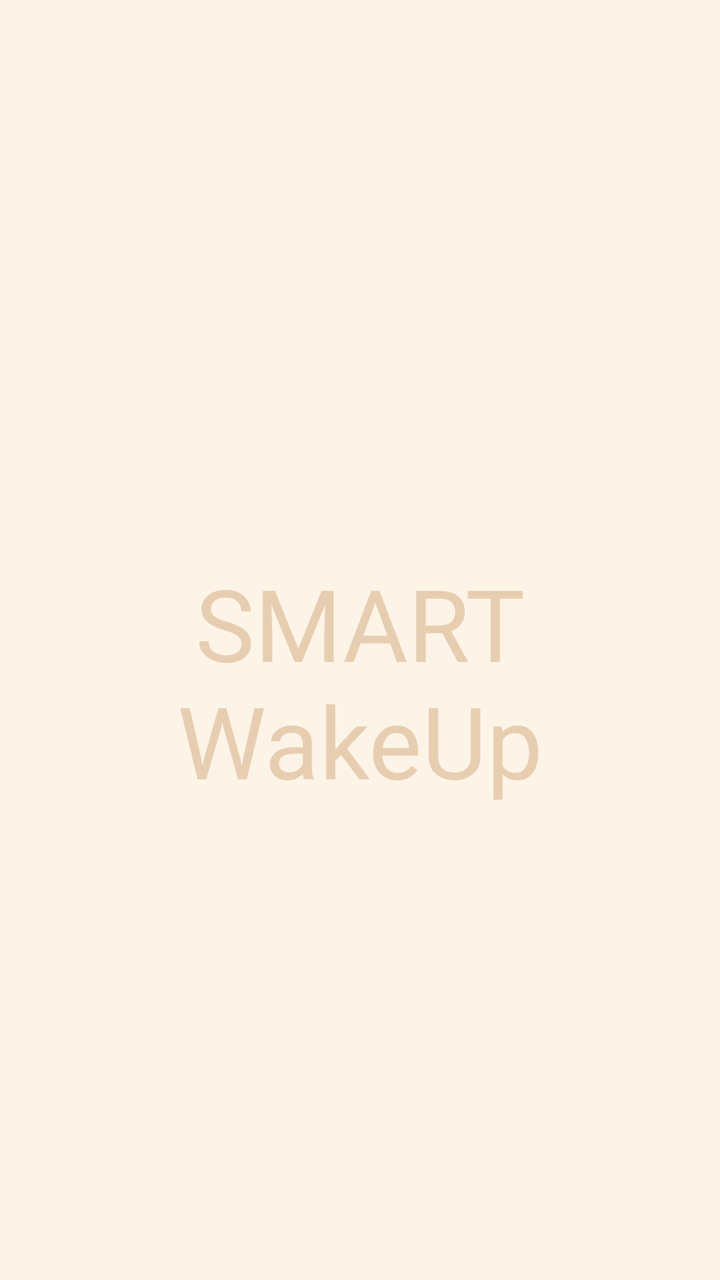
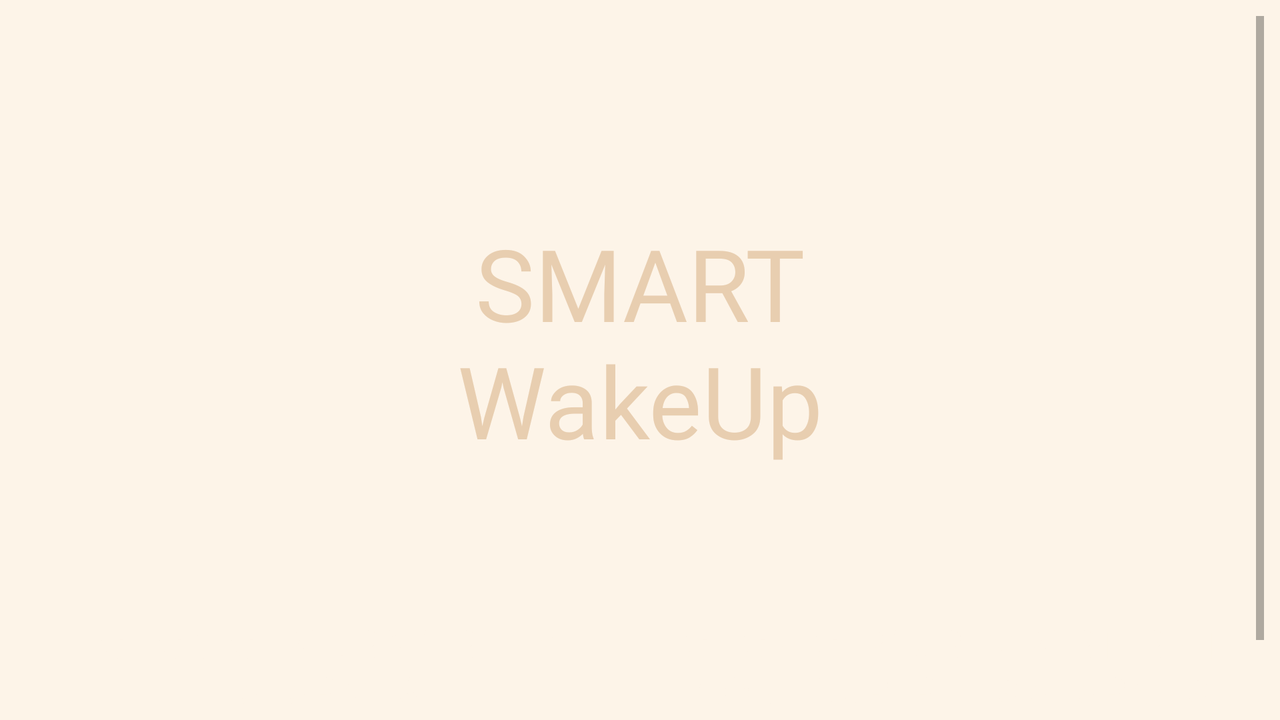

The same Android screen from two of the app's own layout files: first res/layout/ as a phone draws it, then the repository's variant for another configuration, drawn on a device whose configuration selects that folder. Both files follow.
<!-- AndroidManifest.xml: application theme Theme.SmartWakeUp -->
<!-- res/layout/activity_import.xml -->
<?xml version="1.0" encoding="utf-8"?>
<LinearLayout xmlns:app="http://schemas.android.com/apk/res-auto"
    xmlns:tools="http://schemas.android.com/tools"
    xmlns:android="http://schemas.android.com/apk/res/android"
    android:layout_width="match_parent"
    android:layout_height="match_parent"
    android:background="@color/beige"
    tools:context=".PresActivity"
    android:orientation="vertical"
    android:padding="8dp">

    <TextView
        android:id="@+id/textView5"
        android:layout_width="match_parent"
        android:layout_height="wrap_content"
        android:layout_marginTop="270dp"
        android:layout_marginBottom="100dp"
        android:fontFamily="@font/brusher"
        android:gravity="center"
        android:layout_gravity="center_vertical|center_horizontal"
        android:text=" SMART\nWakeUp"
        android:textColor="@color/lightbrown"
        android:textSize="50dp" />

    

    <LinearLayout
        android:layout_width="match_parent"
        android:layout_height="wrap_content"
        android:layout_gravity="bottom"
        android:gravity="bottom">

        <Button
            android:id="@+id/boutton_import_url"
            android:layout_width="0dp"
            android:layout_height="100dp"
            android:layout_gravity="left"
            android:layout_margin="2dp"
            android:layout_weight="3"
            android:background="@color/brown"
            android:fontFamily="@font/brusher"
            android:gravity="center"
            android:text="Click ICI pour Voir tes alarmes"
            android:textColor="@color/beige"
            android:textSize="20dp" />

        <Button
            android:id="@+id/boutton_timepicker"
            android:layout_width="0dp"
            android:layout_height="100dp"
            android:layout_gravity="right"
            android:layout_margin="2dp"
            android:layout_weight="3"
            android:background="@color/brown"
            android:fontFamily="@font/brusher"
            android:gravity="center"
            android:text="Click ICI pour Importer et configurer tes alarmes"
            android:textColor="@color/beige"
            android:textSize="20dp" />
    </LinearLayout>


</LinearLayout>
<!-- resources referenced by this layout -->
<resources>
  <color name="beige">#FDF4E8</color>
  <color name="lightbrown">#e8ceb0</color>
  <style name="Theme.SmartWakeUp" parent="Theme.AppCompat.Light.NoActionBar">
          
          <item name="colorPrimary">@color/brown</item>
          <item name="colorPrimaryDark">@color/brown</item>
          <item name="colorAccent">@color/teal_200</item>
          
      </style>
  <color name="teal_200">#FF03DAC5</color>
</resources>
<!-- res/layout-land/activity_import.xml (the repository's variant of the layout above) -->
<!-- drawn on the phone turned sideways -->
<?xml version="1.0" encoding="utf-8"?>
<LinearLayout xmlns:app="http://schemas.android.com/apk/res-auto"
    xmlns:tools="http://schemas.android.com/tools"
    xmlns:android="http://schemas.android.com/apk/res/android"
    android:layout_width="match_parent"
    android:layout_height="match_parent"
    android:background="@color/beige"
    tools:context=".PresActivity"
    android:orientation="vertical"
    android:padding="8dp">

    <ScrollView
        android:layout_width="match_parent"
        android:layout_height="match_parent">

        <LinearLayout
        android:layout_width="match_parent"
        android:layout_height="wrap_content"
        android:orientation="vertical">

    <TextView
            android:id="@+id/textView5"
            android:layout_width="match_parent"
            android:layout_height="wrap_content"
            android:layout_marginTop="100dp"
            android:layout_marginBottom="50dp"
            android:fontFamily="@font/brusher"
            android:gravity="center"
            android:layout_gravity="center_vertical|center_horizontal"
            android:text=" SMART\nWakeUp"
            android:textColor="@color/lightbrown"
            android:textSize="50dp" />

            <LinearLayout
                android:layout_width="match_parent"
                android:layout_height="wrap_content"
                android:layout_gravity="bottom"
                android:gravity="bottom">

                <Button
                    android:id="@+id/boutton_import_url"
                    android:layout_width="0dp"
                    android:layout_height="100dp"
                    android:layout_gravity="left"
                    android:layout_margin="2dp"
                    android:layout_weight="3"
                    android:background="@color/brown"
                    android:fontFamily="@font/brusher"
                    android:gravity="center"
                    android:text="Click ICI pour Voir tes alarmes"
                    android:textColor="@color/beige"
                    android:textSize="20dp" />

                <Button
                    android:id="@+id/boutton_timepicker"
                    android:layout_width="0dp"
                    android:layout_height="100dp"
                    android:layout_gravity="right"
                    android:layout_margin="2dp"
                    android:layout_weight="3"
                    android:background="@color/brown"
                    android:fontFamily="@font/brusher"
                    android:gravity="center"
                    android:text="Click ICI pour Importer et configurer tes alarmes"
                    android:textColor="@color/beige"
                    android:textSize="20dp" />
            </LinearLayout>

        </LinearLayout>
    </ScrollView>
</LinearLayout>
